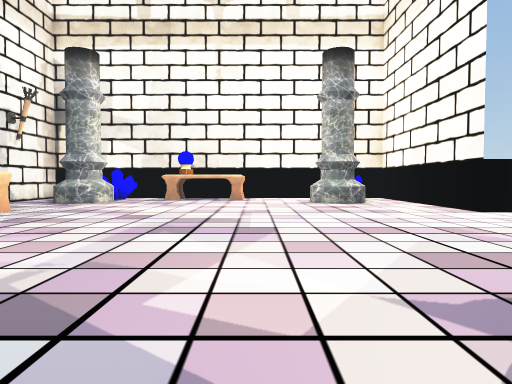
[1] (above)

14 first-person views from a walk through a 3-D level made in the Unity game engine. The camera is 1.2 m above the floor, tilts 2° down and sees 75° across. The floor is counted in squares, 2 m on a side. Each view is taken from the middle of a square. On the plan, view 1 faces up. The plan holds only what a view shows up to about 10 squares ahead; the rest is blank. Some surface patterns are stand-ins.

[2]
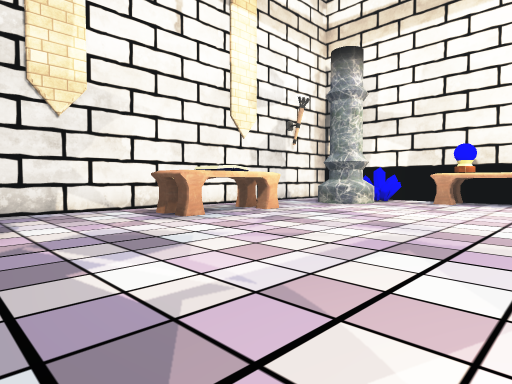

[3]
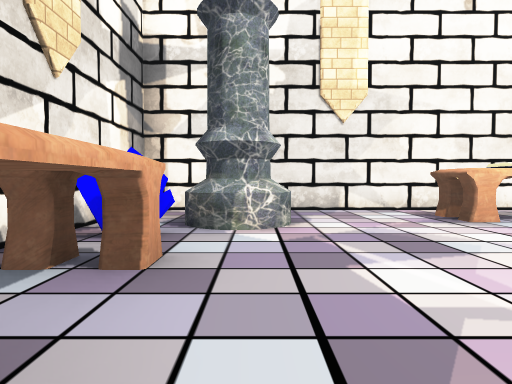

[4]
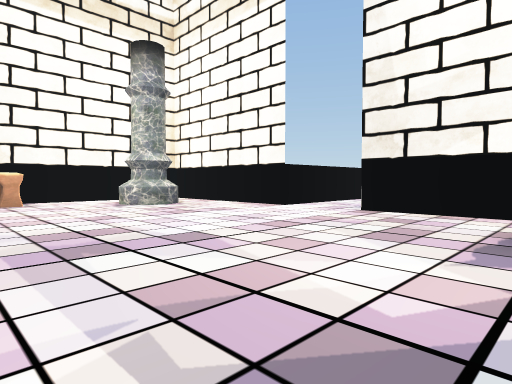

[5]
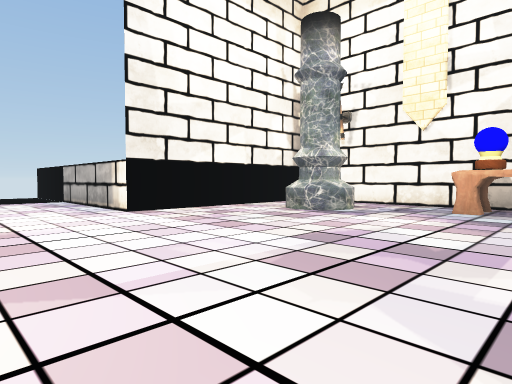

[6]
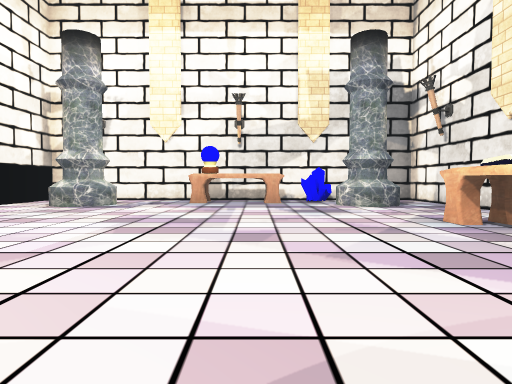

[7]
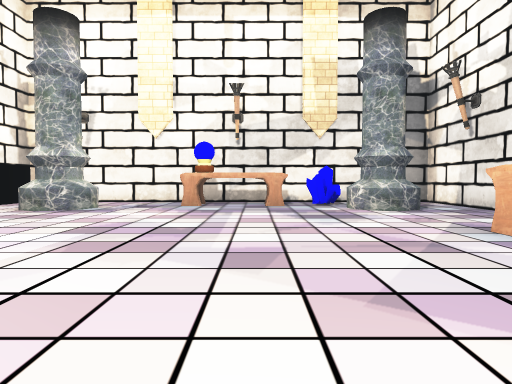

[8]
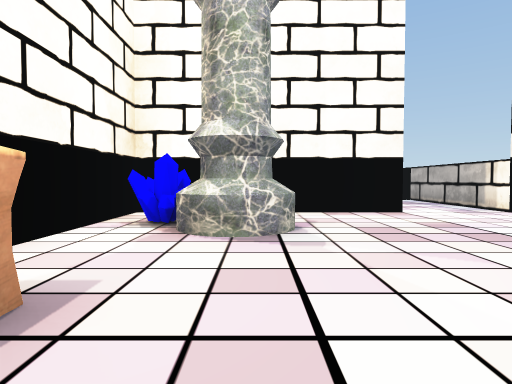

[9]
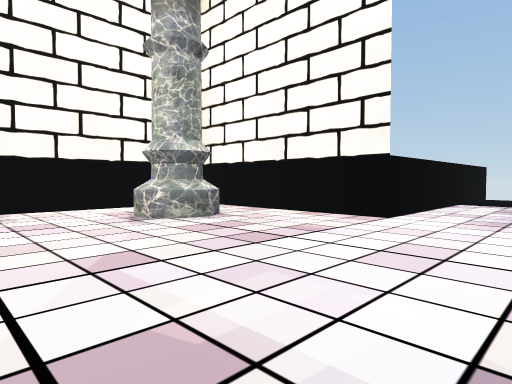

[10]
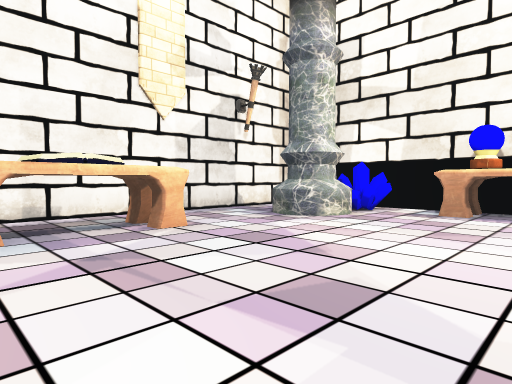

[11]
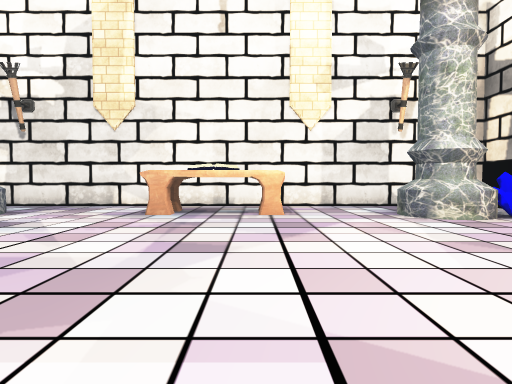

[12]
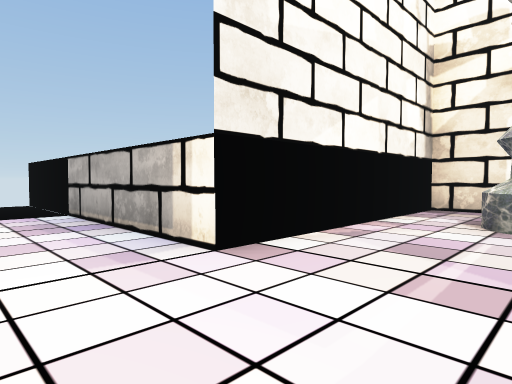

[13]
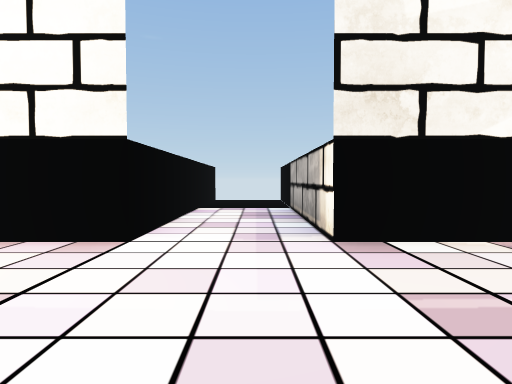

[14]
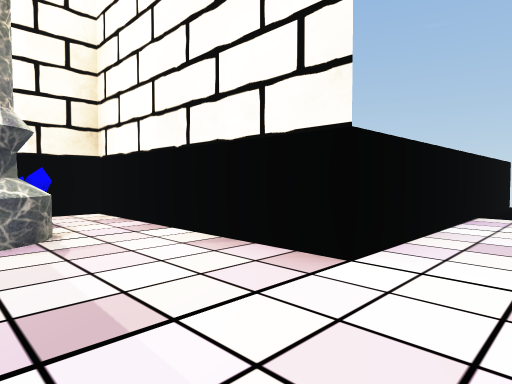

### Floor plan
Key: @ floor where view 1 was taken; # wall or solid block; x gap in a wall; . floor; O other object.
Columns run from 7 left of view 1 to 11 right of it. Each row starts with its distance up from view 1.
 12 #####  ######
 11 #...#OO.....#
 10 #.#O.OO..#O.#
  9 #.##.....##.#
  8 #...........#
  7 #...........######x
  6 #.O................
  5 #.O................
  4 #.O.........#######
  3 #...........#
  2 #...........#
  1 #.##.....##.#
  0 #.#O.OO@.#..#
 -1 #..x........#
 -2 #############

Where each view was taken, in squares from view 1:
view 1: 0 up, 0 right, facing up
view 2: 1 up, 0 right, facing up-left
view 3: 1 up, 0 right, facing left
view 4: 1 up, 2 left, facing up-right
view 5: 7 up, 2 left, facing down-right
view 6: 9 up, 2 left, facing down
view 7: 8 up, 2 left, facing down
view 8: 9 up, 2 left, facing right
view 9: 4 up, 1 left, facing up-right
view 10: 4 up, 1 left, facing up-left
view 11: 6 up, 1 right, facing left
view 12: 6 up, 2 right, facing down-right
view 13: 5 up, 1 right, facing right
view 14: 5 up, 2 right, facing up-right
